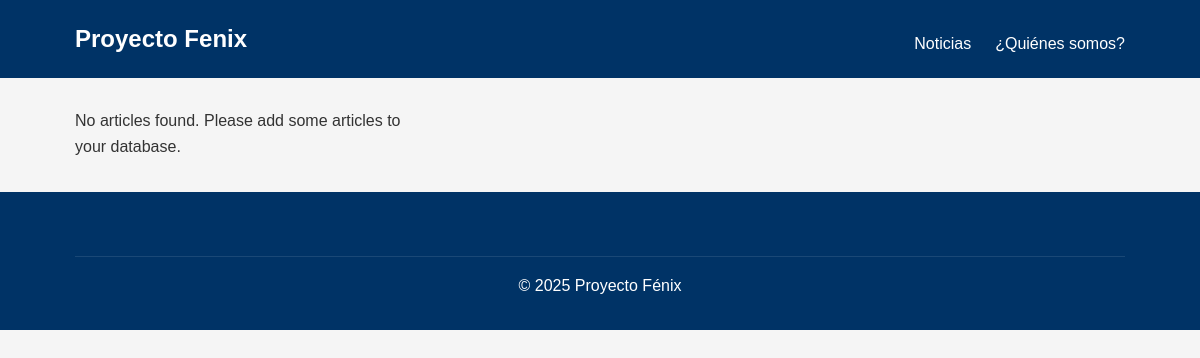
Before: / with the older database file.
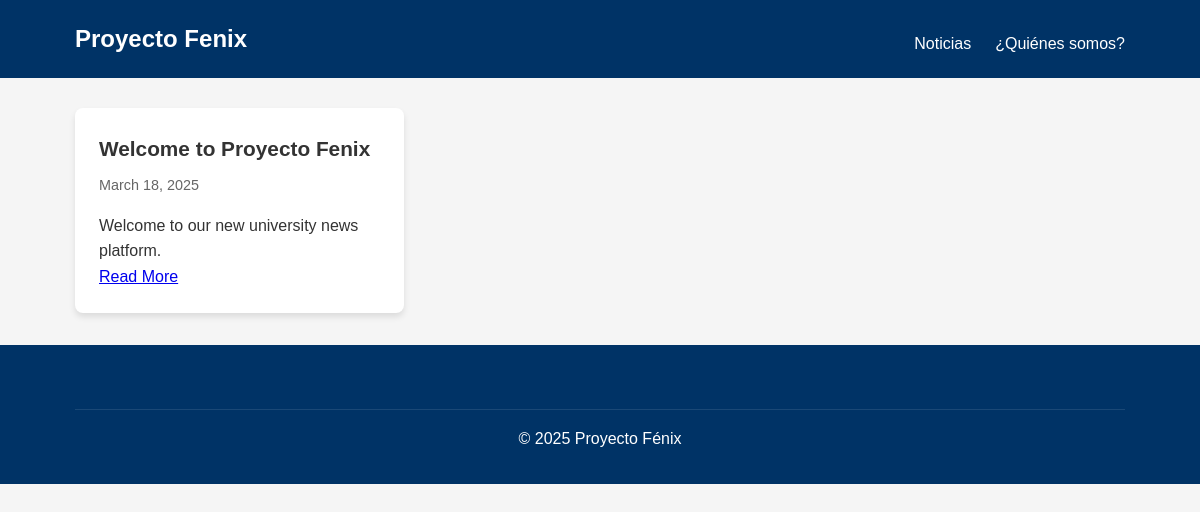
After: the same page with the newer database file.
### tables this page shows
CREATE TABLE articles (
    id INT AUTO_INCREMENT PRIMARY KEY,
    title VARCHAR(255) NOT NULL,
    content TEXT NOT NULL,
    summary TEXT NOT NULL,
    image_url VARCHAR(255),
    video_url VARCHAR(255),
    pdf_url VARCHAR(255),
    category VARCHAR(100) NOT NULL,
    author VARCHAR(100),
    date_published DATETIME DEFAULT CURRENT_TIMESTAMP,
    featured BOOLEAN DEFAULT FALSE,
    views INT DEFAULT 0
);

### index.php (the view, shortened to what this page needs)
<?php
include 'includes/db_connect.php';
$query = "SELECT id, title, image_url, video_url, date_published, summary, category
          FROM articles
          ORDER BY date_published DESC
          LIMIT 6";
$result = mysqli_query($conn, $query);
include 'includes/header.php';
?>
<main class="container">
    <div class="news-grid">
        <?php
        if (mysqli_num_rows($result) > 0) {
            while ($article = mysqli_fetch_assoc($result)) {
                $date = new DateTime($article['date_published']);
                $formatted_date = $date->format('F j, Y');
                $has_video = !empty($article['video_url']);
                echo '<div class="news-card">';
                echo '<div class="news-content">';
                echo '<h2>' . htmlspecialchars($article['title']) . '</h2>';
                echo '<div class="date">' . $formatted_date . '</div>';
                echo '<p>' . htmlspecialchars($article['summary']) . '</p>';
                $link_text = $has_video ? 'Watch Video' : 'Read More';
                echo '<a href="article.php?id=' . $article['id'] . '" class="read-more">' . $link_text . '</a>';
                echo '</div></div>';
            }
        } else {
            echo '<p>No articles found. Please add some articles to your database.</p>';
        }
        ?>
    </div>
</main>
<?php
include 'includes/footer.php';
?>

### includes/header.php (shortened to what this page needs)
<!DOCTYPE html>
<html lang="es">
<head>
    <link rel="stylesheet" href="<?= SITE_URL ?>/assets/css/style.css">
</head>
<body>
    <?php
    $current_page = basename($_SERVER['PHP_SELF']);
    ?>
    <header>
        <div class="container">
            <div class="header-content">
                <div class="logo">Proyecto Fenix</div>
                <nav>
                    <ul>
                        <li><a href="<?= SITE_URL ?>/index.php" <?= $current_page == 'index.php' ? 'class="active"' : '' ?>>Noticias</a></li>
                        <li><a href="<?= SITE_URL ?>/about.php" <?= $current_page == 'about' ? 'class="active"' : '' ?>>¿Quiénes somos?</a></li>
                    </ul>
                </nav>
            </div>
        </div>
    </header>

### includes/footer.php
<footer>
    <div class="container">
        <div class="copyright">
            <p>&copy; <?= date('Y') ?> Proyecto Fénix</p>
        </div>
    </div>
</footer>
</body>
</html>

### assets/css/style.css (style rules this page uses)
* { margin: 0; padding: 0; box-sizing: border-box; font-family: 'Arial', sans-serif; }
body { background-color: #f5f5f5; color: #333; line-height: 1.6; }
.container { width: 90%; max-width: 1200px; margin: 0 auto; padding: 0 15px; }
header { background: #003366; color: #fff; padding: 20px 0; margin-bottom: 30px; }
.header-content { display: flex; justify-content: space-between; align-items: center; }
.logo { font-size: 1.5rem; font-weight: bold; }
nav { float: right; margin-top: 10px; }
nav ul { display: flex; list-style: none; }
nav ul li { margin-left: 1.5rem; }
nav ul li a { color: white; text-decoration: none; transition: color 0.3s; }
main { padding: 2rem 0; }
.news-grid { display: grid; grid-template-columns: repeat(auto-fill, minmax(300px, 1fr)); gap: 2rem; }
.news-card { background-color: white; border-radius: 8px; overflow: hidden; box-shadow: 0 4px 6px rgba(0,0,0,0.1); transition: transform 0.3s; }
.news-content { padding: 1.5rem; }
.news-content h2 { font-size: 1.3rem; margin-bottom: 0.5rem; }
.news-content .date { color: #666; font-size: 0.9rem; margin-bottom: 1rem; }
footer { background-color: #003366; color: white; padding: 2rem 0; margin-top: 2rem; }
.copyright { text-align: center; margin-top: 2rem; padding-top: 1rem; border-top: 1px solid rgba(255,255,255,0.1); }

Changed rows visible on the page:
added articles: title "Welcome to Proyecto Fenix", date_published "March 18, 2025", summary "Welcome to our new university news platform.", video_url "Read More"
Other visible differences:
text no longer shown: "No articles found. Please add some articles to your database."
